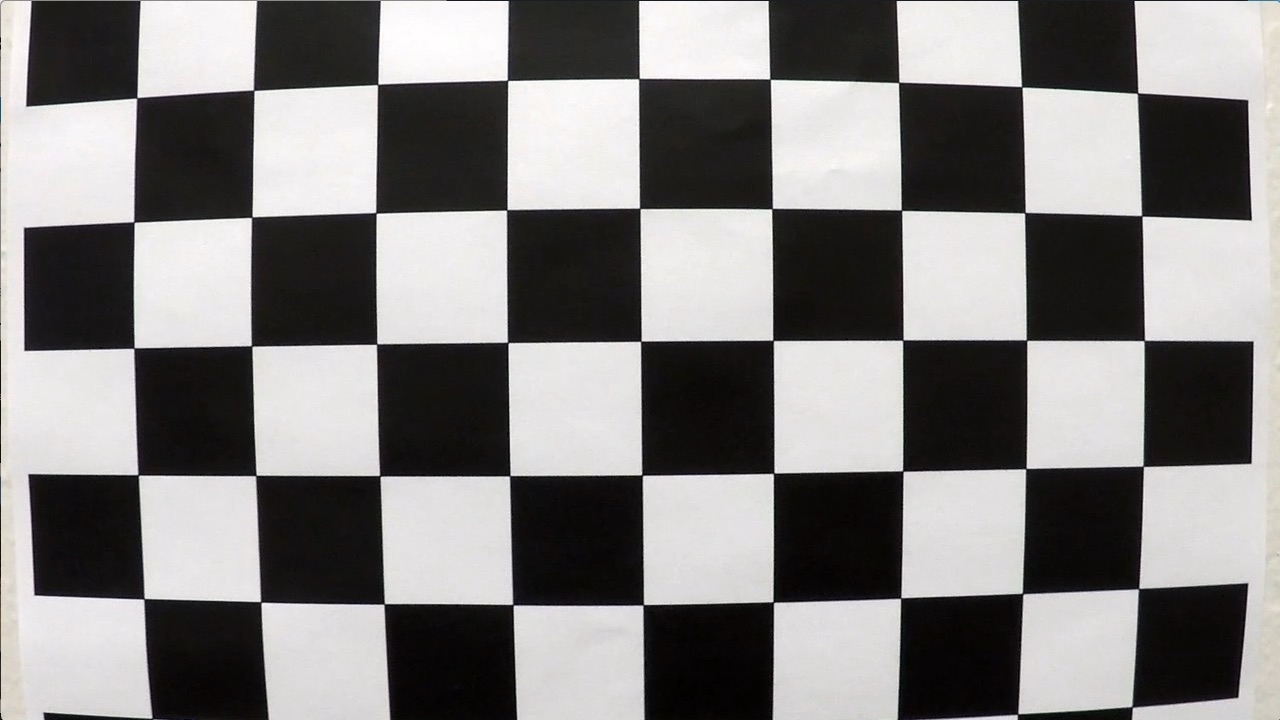
#> input picture camera_cal/calibration1.jpg, 1280 x 720 px; its folder holds 5 pictures in this run
$ python Project2_1.py
#> lines starting #> are read from the running program, lines starting #| are printed output that depends on the picture
'''
Created on Jan 19, 2019

@author: SG0301464
'''

import cv2
import numpy as np
import glob
import matplotlib.pyplot as plt
import os.path as path
import pickle


def distortionCorrection(calib_images_dir):
       # prepare object points, like (0,0,0), (1,0,0), (2,0,0) ....,(6,5,0)
#> called with calib_images_dir = 'camera_cal'
    objp = np.zeros((6 * 9, 3), np.float32)
    objp[:, :2] = np.mgrid[0:9, 0:6].T.reshape(-1, 2)

    # Arrays to store object points and image points from all the images.
    objpoints = []  # 3d points in real world space
    imgpoints = []  # 2d points in image plane.

    # Make a list of calibration images
    images = glob.glob(path.join(calib_images_dir, 'calibration*.jpg'))

    # Step through the list and search for chessboard corners
    for filename in images:

        img = cv2.imread(filename)
#> img is the input picture: shape (720, 1280, 3); mean B, G, R 127.8, 128.4, 130.1
        gray = cv2.cvtColor(img, cv2.COLOR_BGR2GRAY)

        # Find the chessboard corners
        pattern_found, corners = cv2.findChessboardCorners(gray, (9, 6), None)
#> pattern_found = False; corners = None

        if pattern_found is True:
            objpoints.append(objp)
            imgpoints.append(corners)
    ret, mtx, dist, rvecs, tvecs = cv2.calibrateCamera(objpoints, imgpoints, gray.shape[::-1], None, None)

    return ret, mtx, dist, rvecs, tvecs


def undistort(frame, mtx, dist):

    frame_undistorted = cv2.undistort(frame, mtx, dist, newCameraMatrix=mtx)
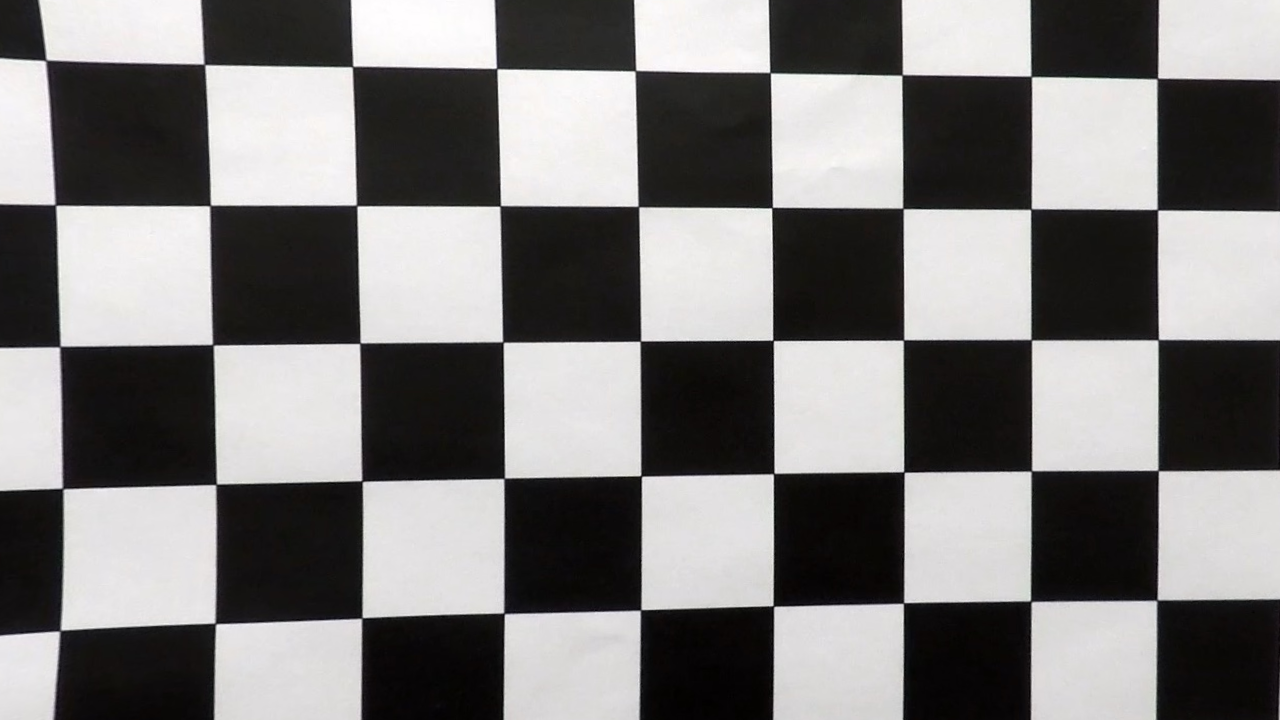
#> frame_undistorted: shape (720, 1280, 3); mean B, G, R 123.1, 123.5, 125.1
    return frame_undistorted


def showDisortImageToCorrectImage():
    ret, mtx, dist, rvecs, tvecs = distortionCorrection(calib_images_dir='camera_cal')
    img = cv2.imread('camera_cal/calibration1.jpg')
    img_undistorted = undistort(img, mtx, dist)
    f, (ax1, ax2) = plt.subplots(1, 2, figsize=(10, 4))
    f.tight_layout()
    ax1.imshow(img)
    ax1.plot(580   , 173, '.')
    ax1.plot(577 , 274 , '.')
    ax1.plot(457, 269, '.')
    ax1.plot(463, 160, '.')
    ax1.set_title('Original Image', fontsize=10)
    ax2.imshow(img_undistorted)
    ax2.set_title('Undistorted and Warped Image', fontsize=10)
    plt.subplots_adjust(left=0., right=1, top=0.9, bottom=0.)
    plt.show()
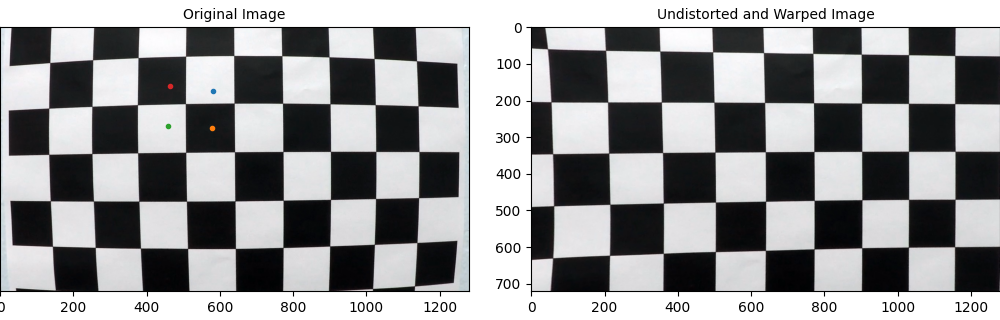
#> figure drawn by matplotlib, 2 panels; B, G, R data is drawn as R, G, B

if __name__ == '__main__':
    showDisortImageToCorrectImage()

# cv2.imwrite('img/test_calibration_before.jpg', img)
# cv2.imwrite('img/test_calibration_after1.jpg', img_undistorted)
